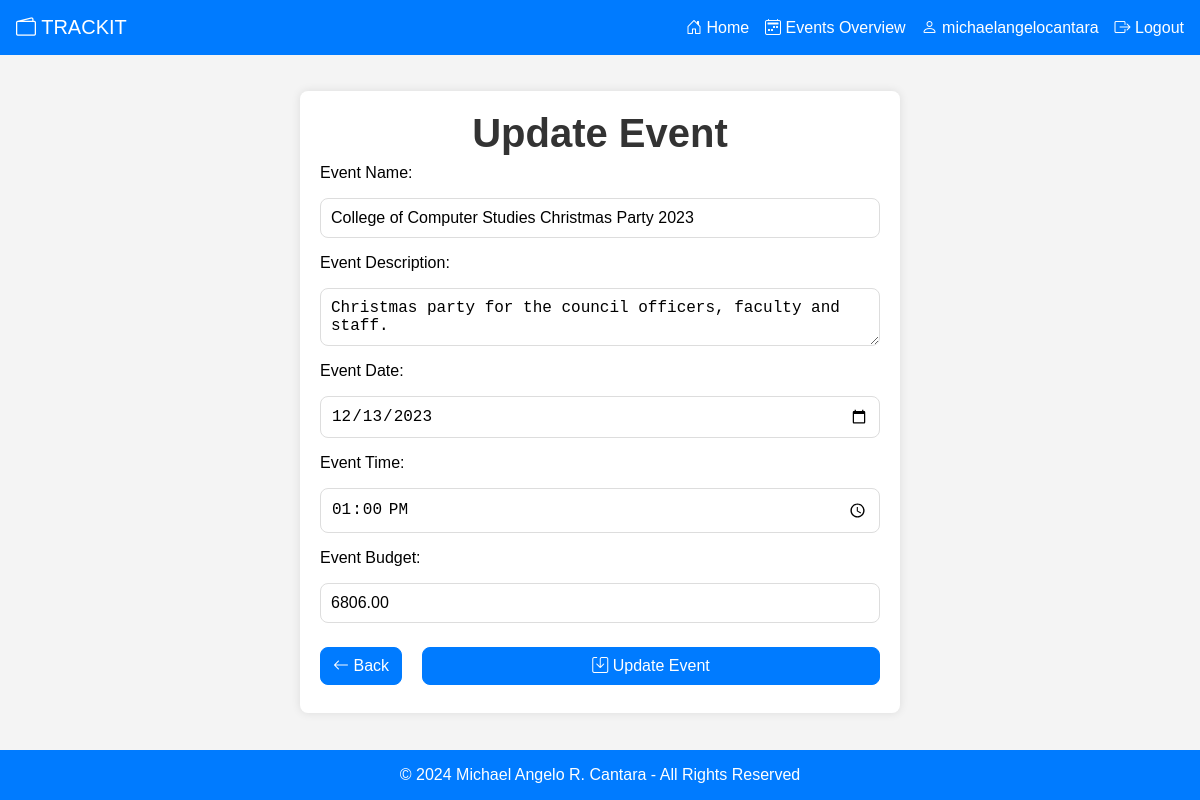
The page /update-event.php?events_id=26 (signed in) on the database its author committed.
### tables this page shows
CREATE TABLE `events` (
  `events_id` int(11) NOT NULL,
  `events_name` varchar(255) DEFAULT NULL,
  `events_description` text DEFAULT NULL,
  `events_date` datetime DEFAULT NULL,
  `events_budget` decimal(10,2) DEFAULT NULL
);

### includes/event-functions.inc.php (called while the page is built, shortened)
<?php
function getEvent($conn, $eventsId) {
    $sql = "SELECT * FROM events WHERE events_id = ?";
    $stmt = mysqli_prepare($conn, $sql);
    mysqli_stmt_bind_param($stmt, "i", $eventsId);
    mysqli_stmt_execute($stmt);
    $result = mysqli_stmt_get_result($stmt);
    return mysqli_fetch_assoc($result);
}

### update-event.php (the view, shortened to what this page needs)
<?php
    require_once 'includes/event-functions.inc.php';
    $eventsId = $_GET['events_id'];
    $event = getEvent($conn, $eventsId);
?>
<!DOCTYPE html>
<html lang="en">
<head>
    <?php include "templates/external-links.tpl.php"; ?>
</head>
<body>
    <?php include 'templates/header.tpl.php'; ?>
    <main>
        <section class="section-container">
            <h1>Update Event</h1>
            <form method="post" action="includes/update-event.inc.php">
                <label for="event_name">Event Name:</label>
                <input type="text" id="event_name" name="event_name" value="<?php echo $event['events_name']; ?>" required>
                <label for="event_description">Event Description:</label>
                <textarea id="event_description" name="event_description" required><?php echo $event['events_description']; ?></textarea>
                <label for="event_date">Event Date:</label>
                <input type="date" id="event_date" name="event_date" value="<?php echo date('Y-m-d', strtotime($event['events_date'])); ?>" required>
                <label for="event_time">Event Time:</label>
                <input type="time" id="event_time" name="event_time" value="<?php echo date('H:i', strtotime($event['events_date'])); ?>" required>
                <label for="event_budget">Event Budget:</label>
                <input type="number" id="event_budget" name="event_budget" value="<?php echo $event['events_budget']; ?>" required>
                <div class="two-grid-column-container">
                    <a class="button margin-top-16" href="events-overview.php"><i class="bi bi-arrow-left"></i> Back</a>
                    <button class="button margin-top-16" type="submit" name="update-event"><i class="bi bi-save"></i> Update Event</button>
                </div>
            </form>
        </section>
    </main>
    <?php include 'templates/footer.tpl.php'; ?>
</body>
</html>

### static/css/style.css (style rules this page uses)
* { margin: 0; padding: 0; box-sizing: border-box; }
body { font-family: Verdana, Geneva, Tahoma, sans-serif; background-color: #f4f4f4; }
html, body { height: 100%; margin: 0; display: flex; flex-direction: column; }
main { width: 100%; margin: 0 auto; padding: 20px; flex: 1 0 auto; }
h1 { color: #333; text-align: center; font-size: 2.5em; }
.button, .secondary-outline-button { display: inline-block; padding: 0.375rem 0.75rem; font-size: 1rem; font-weight: 400; line-height: 1.5; text-align: center; text-decoration: none; vertical-align: middle; cursor: pointer; user-select: none; border: 1px solid transparent; border-radius: 8px; margin: 8px 0; transition: color 0.15s ease-in-out, background-color 0.15s ease-in-out, border-color 0.15s ease-in-out, box-shadow 0.15s ease-in-out; }
.button { color: #fff; background-color: #007bff; border: 1px solid #007bff; }
.margin-top-16 { margin-top: 16px; }
section:not(.chart-container) { background-color: #fff; border-radius: 8px; padding: 20px; box-shadow: 0px 0px 10px 0px rgba(0, 0, 0, 0.1); margin-top: 16px; }
.section-container { max-width: 600px; margin: 0 auto; }
form { display: grid; gap: 0; }
input, select, textarea { padding: 10px; border: 1px solid #ddd; border-radius: 8px; font-size: 16px; margin: 8px 0; }
label { margin: 8px 0; }
.two-grid-column-container { display: grid; grid-template-columns: auto 1fr; gap: 20px; }

### rows shown on the page
events: event_name "College of Computer Studies Christmas Party 2023", event_description "Christmas party for the council officers, faculty and staff.", event_date "12/13/2023", event_time "13:00", event_budget "6806.00"

### other values the page prints
$_SESSION["users_username"] "michaelangelocantara"
